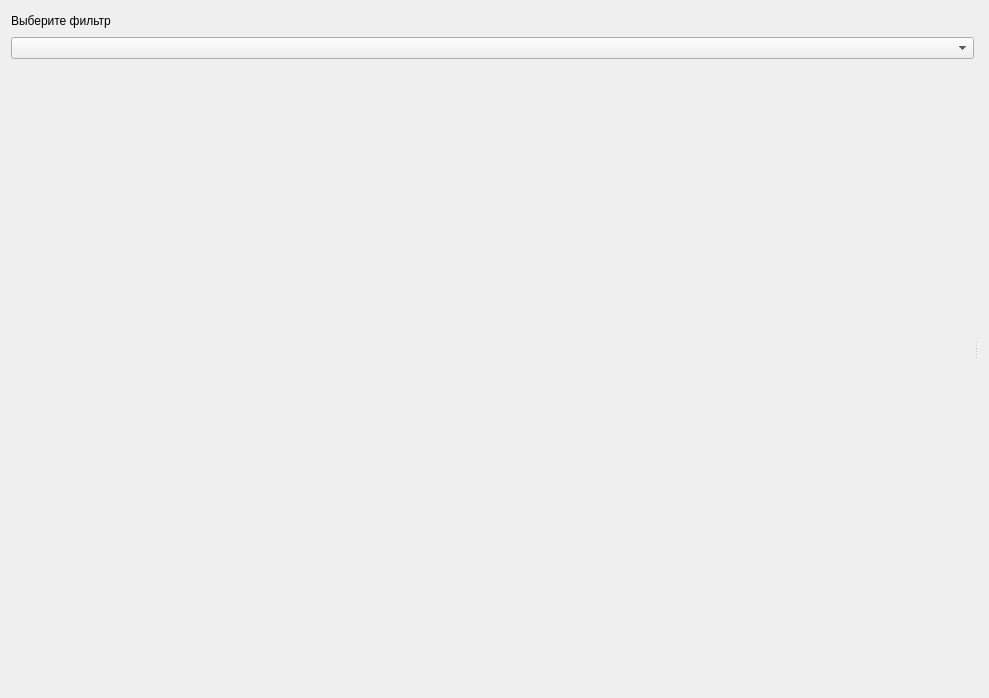
<?xml version="1.0" encoding="UTF-8"?>
<ui version="4.0">
 <class>ddmCentralWidget</class>
 <widget class="QWidget" name="ddmCentralWidget">
  <property name="geometry">
   <rect>
    <x>0</x>
    <y>0</y>
    <width>989</width>
    <height>698</height>
   </rect>
  </property>
  <property name="windowTitle">
   <string>Form</string>
  </property>
  <property name="layoutDirection">
   <enum>Qt::LeftToRight</enum>
  </property>
  <layout class="QGridLayout" name="gridLayout">
   <item row="0" column="0">
    <widget class="QSplitter" name="splitter">
     <property name="orientation">
      <enum>Qt::Horizontal</enum>
     </property>
     <property name="childrenCollapsible">
      <bool>false</bool>
     </property>
     <widget class="QWidget" name="verticalLayoutWidget">
      <layout class="QGridLayout" name="gridLayout">
       <property name="sizeConstraint">
        <enum>QLayout::SetMinAndMaxSize</enum>
       </property>
       <item row="2" column="0">
        <layout class="QVBoxLayout" name="widgetLayout"/>
       </item>
       <item row="3" column="0">
        <spacer name="verticalSpacer">
         <property name="orientation">
          <enum>Qt::Vertical</enum>
         </property>
         <property name="sizeHint" stdset="0">
          <size>
           <width>20</width>
           <height>40</height>
          </size>
         </property>
        </spacer>
       </item>
       <item row="0" column="0">
        <widget class="QLabel" name="labelFilter">
         <property name="sizePolicy">
          <sizepolicy hsizetype="Minimum" vsizetype="Minimum">
           <horstretch>0</horstretch>
           <verstretch>0</verstretch>
          </sizepolicy>
         </property>
         <property name="minimumSize">
          <size>
           <width>100</width>
           <height>20</height>
          </size>
         </property>
         <property name="text">
          <string>Выберите фильтр</string>
         </property>
        </widget>
       </item>
       <item row="1" column="0">
        <widget class="QComboBox" name="comboFilter">
         <property name="sizePolicy">
          <sizepolicy hsizetype="Minimum" vsizetype="Minimum">
           <horstretch>0</horstretch>
           <verstretch>0</verstretch>
          </sizepolicy>
         </property>
         <property name="minimumSize">
          <size>
           <width>155</width>
           <height>20</height>
          </size>
         </property>
         <property name="maximumSize">
          <size>
           <width>16777215</width>
           <height>16777215</height>
          </size>
         </property>
        </widget>
       </item>
      </layout>
     </widget>
     <widget class="QWidget" name="horizontalLayoutWidget">
      <layout class="QVBoxLayout" name="mapLayout">
       <property name="sizeConstraint">
        <enum>QLayout::SetMinAndMaxSize</enum>
       </property>
      </layout>
     </widget>
    </widget>
   </item>
  </layout>
 </widget>
 <resources/>
 <connections/>
</ui>
